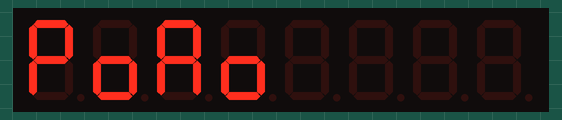
The sketch below on a simulated Arduino Uno, built with avr-gcc and run on an emulated ATmega328P. Parts: 8-digit seven-segment display.

Above: at 0.1 s.
At 3.1 s:
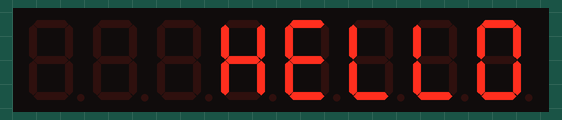
At 4.1 s:
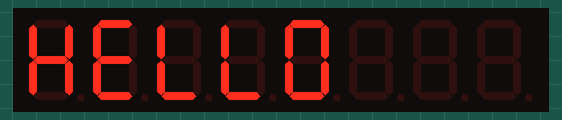
At 5.1 s:
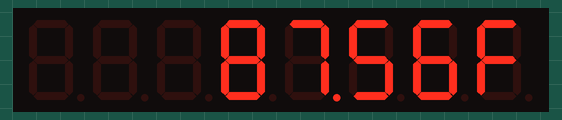
At 6.1 s:
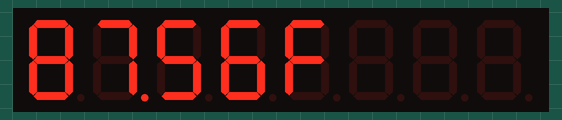

Measured:
- by itself, everything shown: repeats every 4.0 s, in 4 steps
- what the display in image 1 shows lasts 1.0 s, from 3.0 s to 4.0 s

The sketch:

max7219.ino
```cpp
#include <max7219.h>

#define LEFT 0      // 显示数据靠左
#define RIGHT 1     // 显示数据靠右
// 定义引脚
#define MAX_DIN 15
#define MAX_CS 2
#define MAX_CLK 4
MAX7219 max7219(MAX_DIN, MAX_CS, MAX_CLK);

void setup() {
  Serial.begin(9600);
  max7219.Begin();     // 初始化

  max7219.DisplayText("Poao", 0); //Right justified    “xxxxxxx”  -- 八位字符/数字
  delay(3000);
}

void loop() {
  //Display HELLO right justified

  max7219.Clear();    // 清屏
  max7219.DisplayText("HELLO", RIGHT);
  delay(1000);

  //Display HELLO left justified
  max7219.Clear();   // 清屏
  max7219.DisplayText("HELLO", LEFT);
  delay(1000);

  //Display decimals right justified
  max7219.Clear();   // 清屏
  max7219.DisplayText("87.56F", RIGHT);
  delay(1000);

  //Display decimals left justified
  max7219.Clear();    // 清屏
  max7219.DisplayText("87.56F", LEFT);
  delay(1000);
}
```
